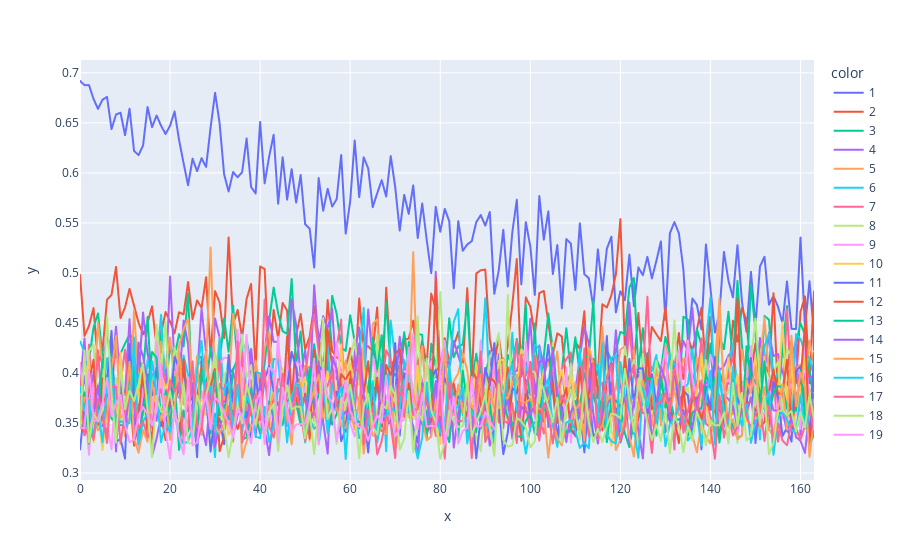

Notebook cell for this chart:
### Code cell
get_figure(
    data,
    'loss',
    'train'
)

### Figure 1 — Plotly figure (JSON) as saved in the notebook; plotly's stock layout.template omitted (floating-point values rounded to 4 significant figures; data arrays with more than 128 entries replaced by an {"elided": "..."} marker saying what was removed)
{"data": [{"hovertemplate": "color=1<br>x=%{x}<br>y=%{y}<extra></extra>", "legendgroup": "1", "line": {"color": "#636efa", "dash": "solid"}, "marker": {"symbol": "circle"}, "mode": "lines", "name": "1", "showlegend": true, "type": "scattergl", "x": {"elided": "165 int values"}, "xaxis": "x", "y": {"elided": "165 float values"}, "yaxis": "y"}, {"hovertemplate": "color=2<br>x=%{x}<br>y=%{y}<extra></extra>", "legendgroup": "2", "line": {"color": "#EF553B", "dash": "solid"}, "marker": {"symbol": "circle"}, "mode": "lines", "name": "2", "showlegend": true, "type": "scattergl", "x": {"elided": "165 int values"}, "xaxis": "x", "y": {"elided": "165 float values"}, "yaxis": "y"}, {"hovertemplate": "color=3<br>x=%{x}<br>y=%{y}<extra></extra>", "legendgroup": "3", "line": {"color": "#00cc96", "dash": "solid"}, "marker": {"symbol": "circle"}, "mode": "lines", "name": "3", "showlegend": true, "type": "scattergl", "x": {"elided": "165 int values"}, "xaxis": "x", "y": {"elided": "165 float values"}, "yaxis": "y"}, {"hovertemplate": "color=4<br>x=%{x}<br>y=%{y}<extra></extra>", "legendgroup": "4", "line": {"color": "#ab63fa", "dash": "solid"}, "marker": {"symbol": "circle"}, "mode": "lines", "name": "4", "showlegend": true, "type": "scattergl", "x": {"elided": "165 int values"}, "xaxis": "x", "y": {"elided": "165 float values"}, "yaxis": "y"}, {"hovertemplate": "color=5<br>x=%{x}<br>y=%{y}<extra></extra>", "legendgroup": "5", "line": {"color": "#FFA15A", "dash": "solid"}, "marker": {"symbol": "circle"}, "mode": "lines", "name": "5", "showlegend": true, "type": "scattergl", "x": {"elided": "165 int values"}, "xaxis": "x", "y": {"elided": "165 float values"}, "yaxis": "y"}, {"hovertemplate": "color=6<br>x=%{x}<br>y=%{y}<extra></extra>", "legendgroup": "6", "line": {"color": "#19d3f3", "dash": "solid"}, "marker": {"symbol": "circle"}, "mode": "lines", "name": "6", "showlegend": true, "type": "scattergl", "x": {"elided": "165 int values"}, "xaxis": "x", "y": {"elided": "165 float values"}, "yaxis": "y"}, {"hovertemplate": "color=7<br>x=%{x}<br>y=%{y}<extra></extra>", "legendgroup": "7", "line": {"color": "#FF6692", "dash": "solid"}, "marker": {"symbol": "circle"}, "mode": "lines", "name": "7", "showlegend": true, "type": "scattergl", "x": {"elided": "165 int values"}, "xaxis": "x", "y": {"elided": "165 float values"}, "yaxis": "y"}, {"hovertemplate": "color=8<br>x=%{x}<br>y=%{y}<extra></extra>", "legendgroup": "8", "line": {"color": "#B6E880", "dash": "solid"}, "marker": {"symbol": "circle"}, "mode": "lines", "name": "8", "showlegend": true, "type": "scattergl", "x": {"elided": "165 int values"}, "xaxis": "x", "y": {"elided": "165 float values"}, "yaxis": "y"}, {"hovertemplate": "color=9<br>x=%{x}<br>y=%{y}<extra></extra>", "legendgroup": "9", "line": {"color": "#FF97FF", "dash": "solid"}, "marker": {"symbol": "circle"}, "mode": "lines", "name": "9", "showlegend": true, "type": "scattergl", "x": {"elided": "165 int values"}, "xaxis": "x", "y": {"elided": "165 float values"}, "yaxis": "y"}, {"hovertemplate": "color=10<br>x=%{x}<br>y=%{y}<extra></extra>", "legendgroup": "10", "line": {"color": "#FECB52", "dash": "solid"}, "marker": {"symbol": "circle"}, "mode": "lines", "name": "10", "showlegend": true, "type": "scattergl", "x": {"elided": "165 int values"}, "xaxis": "x", "y": {"elided": "165 float values"}, "yaxis": "y"}, {"hovertemplate": "color=11<br>x=%{x}<br>y=%{y}<extra></extra>", "legendgroup": "11", "line": {"color": "#636efa", "dash": "solid"}, "marker": {"symbol": "circle"}, "mode": "lines", "name": "11", "showlegend": true, "type": "scattergl", "x": {"elided": "165 int values"}, "xaxis": "x", "y": {"elided": "165 float values"}, "yaxis": "y"}, {"hovertemplate": "color=12<br>x=%{x}<br>y=%{y}<extra></extra>", "legendgroup": "12", "line": {"color": "#EF553B", "dash": "solid"}, "marker": {"symbol": "circle"}, "mode": "lines", "name": "12", "showlegend": true, "type": "scattergl", "x": {"elided": "165 int values"}, "xaxis": "x", "y": {"elided": "165 float values"}, "yaxis": "y"}, {"hovertemplate": "color=13<br>x=%{x}<br>y=%{y}<extra></extra>", "legendgroup": "13", "line": {"color": "#00cc96", "dash": "solid"}, "marker": {"symbol": "circle"}, "mode": "lines", "name": "13", "showlegend": true, "type": "scattergl", "x": {"elided": "165 int values"}, "xaxis": "x", "y": {"elided": "165 float values"}, "yaxis": "y"}, {"hovertemplate": "color=14<br>x=%{x}<br>y=%{y}<extra></extra>", "legendgroup": "14", "line": {"color": "#ab63fa", "dash": "solid"}, "marker": {"symbol": "circle"}, "mode": "lines", "name": "14", "showlegend": true, "type": "scattergl", "x": {"elided": "165 int values"}, "xaxis": "x", "y": {"elided": "165 float values"}, "yaxis": "y"}, {"hovertemplate": "color=15<br>x=%{x}<br>y=%{y}<extra></extra>", "legendgroup": "15", "line": {"color": "#FFA15A", "dash": "solid"}, "marker": {"symbol": "circle"}, "mode": "lines", "name": "15", "showlegend": true, "type": "scattergl", "x": {"elided": "165 int values"}, "xaxis": "x", "y": {"elided": "165 float values"}, "yaxis": "y"}, {"hovertemplate": "color=16<br>x=%{x}<br>y=%{y}<extra></extra>", "legendgroup": "16", "line": {"color": "#19d3f3", "dash": "solid"}, "marker": {"symbol": "circle"}, "mode": "lines", "name": "16", "showlegend": true, "type": "scattergl", "x": {"elided": "165 int values"}, "xaxis": "x", "y": {"elided": "165 float values"}, "yaxis": "y"}, {"hovertemplate": "color=17<br>x=%{x}<br>y=%{y}<extra></extra>", "legendgroup": "17", "line": {"color": "#FF6692", "dash": "solid"}, "marker": {"symbol": "circle"}, "mode": "lines", "name": "17", "showlegend": true, "type": "scattergl", "x": {"elided": "165 int values"}, "xaxis": "x", "y": {"elided": "165 float values"}, "yaxis": "y"}, {"hovertemplate": "color=18<br>x=%{x}<br>y=%{y}<extra></extra>", "legendgroup": "18", "line": {"color": "#B6E880", "dash": "solid"}, "marker": {"symbol": "circle"}, "mode": "lines", "name": "18", "showlegend": true, "type": "scattergl", "x": {"elided": "165 int values"}, "xaxis": "x", "y": {"elided": "165 float values"}, "yaxis": "y"}, {"hovertemplate": "color=19<br>x=%{x}<br>y=%{y}<extra></extra>", "legendgroup": "19", "line": {"color": "#FF97FF", "dash": "solid"}, "marker": {"symbol": "circle"}, "mode": "lines", "name": "19", "showlegend": true, "type": "scattergl", "visible": true, "x": [0, 1, 2, 3, 4, 5, 6, 7, 8, 9, 10, 11, 12, 13, 14, 15, 16, 17, 18, 19, 20, 21, 22, 23, 24, 25, 26, 27, 28, 29, 30, 31, 32, 33, 34, 35, 36, 37, 38, 39, 40, 41, 42, 43, 44, 45, 46, 47, 48, 49, 50, 51, 52, 53, 54, 55, 56, 57, 58, 59, 60, 61, 62, 63, 64, 65, 66, 67, 68, 69, 70, 71, 72, 73, 74, 75, 76, 77, 78, 79, 80, 81, 82, 83, 84, 85, 86, 87, 88, 89, 90, 91, 92], "xaxis": "x", "y": [0.3452, 0.3446, 0.4028, 0.352, 0.3533, 0.37, 0.395, 0.3571, 0.3698, 0.3779, 0.348, 0.3306, 0.3338, 0.3573, 0.3659, 0.3588, 0.3476, 0.3618, 0.4091, 0.3427, 0.3142, 0.3651, 0.3368, 0.3187, 0.3953, 0.3276, 0.3302, 0.3625, 0.378, 0.3438, 0.3752, 0.3704, 0.3597, 0.3497, 0.3357, 0.3637, 0.3571, 0.3431, 0.3298, 0.3692, 0.3813, 0.3289, 0.4049, 0.4028, 0.3307, 0.3853, 0.3636, 0.3403, 0.3486, 0.3489, 0.3495, 0.3678, 0.4144, 0.329, 0.4054, 0.3765, 0.3699, 0.3318, 0.3597, 0.3925, 0.362, 0.3517, 0.3461, 0.3454, 0.3325, 0.3469, 0.3577, 0.3501, 0.3974, 0.3583, 0.3366, 0.3447, 0.3736, 0.4253, 0.3701, 0.344, 0.3797, 0.3461, 0.3472, 0.3464, 0.4025, 0.329, 0.3469, 0.3765, 0.3295, 0.342, 0.3452, 0.3958, 0.3468, 0.3465, 0.3608, 0.3522, 0.3438], "yaxis": "y"}], "layout": {"autosize": true, "legend": {"title": {"text": "color"}, "tracegroupgap": 0}, "margin": {"t": 60}, "xaxis": {"anchor": "y", "autorange": true, "domain": [0, 1], "range": [0, 163], "title": {"text": "x"}, "type": "linear"}, "yaxis": {"anchor": "x", "autorange": true, "domain": [0, 1], "range": [0.293, 0.7128], "title": {"text": "y"}, "type": "linear"}}}
